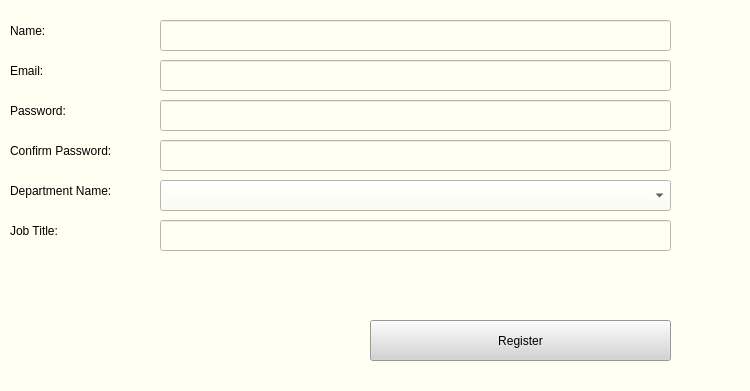
<?xml version="1.0" encoding="UTF-8"?>
<ui version="4.0">
 <class>Form</class>
 <widget class="QWidget" name="Form">
  <property name="geometry">
   <rect>
    <x>0</x>
    <y>0</y>
    <width>750</width>
    <height>391</height>
   </rect>
  </property>
  <property name="windowTitle">
   <string>Form</string>
  </property>
  <property name="styleSheet">
   <string notr="true">background: #fffff2;</string>
  </property>
  <widget class="QLineEdit" name="lineEdit">
   <property name="geometry">
    <rect>
     <x>160</x>
     <y>20</y>
     <width>511</width>
     <height>31</height>
    </rect>
   </property>
  </widget>
  <widget class="QLabel" name="label">
   <property name="geometry">
    <rect>
     <x>10</x>
     <y>10</y>
     <width>61</width>
     <height>41</height>
    </rect>
   </property>
   <property name="styleSheet">
    <string notr="true">font: 10pt  &quot;Yu Gothic UI Semibold&quot;;
</string>
   </property>
   <property name="text">
    <string>Name:</string>
   </property>
  </widget>
  <widget class="QLabel" name="label_3">
   <property name="geometry">
    <rect>
     <x>10</x>
     <y>50</y>
     <width>61</width>
     <height>41</height>
    </rect>
   </property>
   <property name="styleSheet">
    <string notr="true">font: 10pt  &quot;Yu Gothic UI Semibold&quot;;</string>
   </property>
   <property name="text">
    <string>Email:</string>
   </property>
  </widget>
  <widget class="QLineEdit" name="lineEdit_2">
   <property name="geometry">
    <rect>
     <x>160</x>
     <y>60</y>
     <width>511</width>
     <height>31</height>
    </rect>
   </property>
  </widget>
  <widget class="QLabel" name="label_4">
   <property name="geometry">
    <rect>
     <x>10</x>
     <y>90</y>
     <width>71</width>
     <height>41</height>
    </rect>
   </property>
   <property name="styleSheet">
    <string notr="true">font: 10pt  &quot;Yu Gothic UI Semibold&quot;;</string>
   </property>
   <property name="text">
    <string>Password:</string>
   </property>
  </widget>
  <widget class="QLineEdit" name="lineEdit_3">
   <property name="geometry">
    <rect>
     <x>160</x>
     <y>100</y>
     <width>511</width>
     <height>31</height>
    </rect>
   </property>
  </widget>
  <widget class="QLabel" name="label_5">
   <property name="geometry">
    <rect>
     <x>10</x>
     <y>130</y>
     <width>121</width>
     <height>41</height>
    </rect>
   </property>
   <property name="styleSheet">
    <string notr="true">font: 10pt  &quot;Yu Gothic UI Semibold&quot;;</string>
   </property>
   <property name="text">
    <string>Confirm Password:</string>
   </property>
  </widget>
  <widget class="QLineEdit" name="lineEdit_4">
   <property name="geometry">
    <rect>
     <x>160</x>
     <y>140</y>
     <width>511</width>
     <height>31</height>
    </rect>
   </property>
  </widget>
  <widget class="QLabel" name="label_7">
   <property name="geometry">
    <rect>
     <x>10</x>
     <y>170</y>
     <width>121</width>
     <height>41</height>
    </rect>
   </property>
   <property name="styleSheet">
    <string notr="true">font: 10pt  &quot;Yu Gothic UI Semibold&quot;;</string>
   </property>
   <property name="text">
    <string>Department Name:  </string>
   </property>
  </widget>
  <widget class="QLabel" name="label_8">
   <property name="geometry">
    <rect>
     <x>10</x>
     <y>210</y>
     <width>71</width>
     <height>41</height>
    </rect>
   </property>
   <property name="styleSheet">
    <string notr="true">font: 10pt  &quot;Yu Gothic UI Semibold&quot;;</string>
   </property>
   <property name="text">
    <string>Job Title:</string>
   </property>
  </widget>
  <widget class="QLineEdit" name="lineEdit_7">
   <property name="geometry">
    <rect>
     <x>160</x>
     <y>220</y>
     <width>511</width>
     <height>31</height>
    </rect>
   </property>
  </widget>
  <widget class="QPushButton" name="pushButton">
   <property name="geometry">
    <rect>
     <x>370</x>
     <y>320</y>
     <width>301</width>
     <height>41</height>
    </rect>
   </property>
   <property name="styleSheet">
    <string notr="true">font: 10pt  &quot;Yu Gothic UI Semibold&quot;;
background: lightgrey;</string>
   </property>
   <property name="text">
    <string>Register</string>
   </property>
  </widget>
  <widget class="QComboBox" name="comboBox">
   <property name="geometry">
    <rect>
     <x>160</x>
     <y>180</y>
     <width>511</width>
     <height>31</height>
    </rect>
   </property>
  </widget>
 </widget>
 <resources/>
 <connections/>
</ui>
